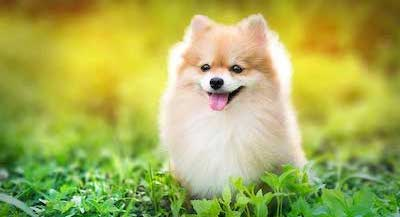
#> input picture dog.jpg, 400 x 217 px
$ python opencv_basics_grayscale.py
#> lines starting #> are read from the running program, lines starting #| are printed output that depends on the picture; after the words box and inside, x2 and y2 are one past the last pixel; in counts of white or black regions, pixels touching at a corner belong together
'''
OpenCV Basics - Greyscale Exercises
'''
import cv2
import math

def pixel_count(GS_image: list)-> int:
    """ Calculates the total number of pixels in an image.

    Args:
        GS_image (list): A grayscale image of 8-bit integers.

    Returns:
        int: The number of pixels in an image.
    """
    # WRITE YOUR CODE HERE.

    return(len(GS_image) * len(GS_image[0]))

    # END OF FUNCTION.

def average_pixel_value(GS_image: list) -> int:
    """ Calculates the average pixel value of a grayscale image.

    Args:
        GS_image (list): A grayscale image of 8-bit integers.

    Returns:
        int: Average pixel value (truncated) in the image (Range of 0-255).
    """
    # WRITE YOUR CODE HERE.

    totalpixel = 0
    totalcount = 0
    for r, row in enumerate(GS_image):
        for c, value in enumerate(row):
            totalpixel+=value
            totalcount +=1

    avg = math.trunc(totalpixel/totalcount)
    return(avg)

    # END OF FUNCTION.

def to_BW(GS_image: list)-> list:
    """ Converts a grayscale image to a black and white image.
        If the pixel value in the original image is strictly greater than 128,
        set the pixel to 255. Otherwise, set the pixel to 0.

        Notes:
            - You may NOT use any thresholding functions provided by OpenCV to do this.
            - Be careful not to modify the original image!

    Args:
        GS_image (list): A grayscale image of 8-bit integers.

    Returns:
        image (list): The black and white image.
    """
    # WRITE YOUR CODE HERE.
    new_image = GS_image.copy()

    for r, row in enumerate(GS_image):
        for c, value in enumerate(row):
            if value > 128:
                new_image[r][c] = 255
            else:
                new_image[r][c] = 0

    return(new_image)
    # END OF FUNCTION.

def image_average_grayscale(GS_image1:list, GS_image2:list)-> list:
    """ Averages the pixels of the two grayscale input images by adding up the two input
        images on a per pixel basis and dividing them by two (truncated).

        Notes:
            - You may assume image1 and image2 are the SAME size.
            - Be careful not to modify the original image!
            - Be careful to avoid integer overflow!

    Args:
        GS_image1 (list): A grayscale image represented in an array of 8-bit integers.
        GS_image2 (list): A grayscale image represented in an array of 8-bit integers.

    Returns:
        image3 (list): An image which is the average of image1 and image2.

    """
    # WRITE YOUR CODE HERE.
    image3 = GS_image1.copy()

    for r, row in enumerate(GS_image1):
        for c, value in enumerate(row):
            image3[r][c] = (int(value)+int(GS_image2[r][c]))/2
    return(image3)
    # END OF FUNCTION.

def flip_horizontal_grayscale(GS_image:list)->list:
    """ Flips the input image across the horizontal axis. This can be interpreted as
    switching the first and last column of the image, the second and second to last column, and so on.

    Note: Be careful not to modify the original image!

    Args:
        GS_image (list): A grayscale image represented in an array of 8-bit integers.

    Returns:
        image (list): The horizontally flipped image.

    """
    # WRITE YOUR CODE HERE.
    image2 = GS_image.copy()

    for r, row in enumerate(GS_image):
        for c, value in enumerate(row):
            oppval = (len(GS_image[0])-c)-1
            image2[r][c] = GS_image[r][oppval]


    return(image2)
    # END OF FUNCTION.

def histogram_grayscale(GS_image:list)->list:
    """ Counts the number of pixels of each value (0 -> 255) in the grayscale image

    Args:
        GS_image (list): A grayscale image represented in an array of 8-bit integers.

    Returns:
        list: A list with 256 elements, where the value of the ith element represents the ith value count

    """
    # WRITE YOUR CODE HERE.
    count = []
    tempdict = {}
    for i in range(0,256):
        count.append(i)
        tempdict[i] = 0

    for r, row in enumerate(GS_image):
        for c, value in enumerate(row):
            tempdict[value] += 1

    for i in range(0,256):
        count[i] = tempdict[i]

    return(count)
    # END OF FUNCTION.

if __name__ == '__main__':
    image1_location='dog.jpg' #400 × 217 pixels
    image2_location='dog2.jpg' #400 × 217 pixels
    img = cv2.imread(image1_location, cv2.IMREAD_GRAYSCALE) #Value/Luminosity
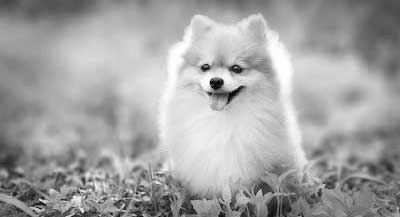
#> img: shape (217, 400); min 0, max 255, mean 163.1
    cv2.imshow(f'{image1_location} - original', img)
    img2 = cv2.imread(image2_location, cv2.IMREAD_GRAYSCALE) #Value/Luminosity
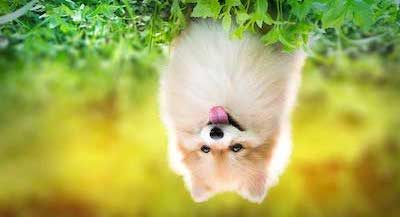
#> input picture dog2.jpg, 400 x 217 px
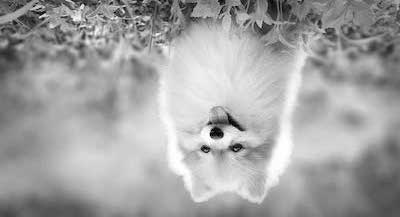
#> img2: shape (217, 400); min 0, max 255, mean 163


    print(f'Pixel Count: {pixel_count(img)}')
#| Pixel Count: 86800
    print(f'Average Pivel Value: {average_pixel_value(img)}')
#> after the loop in average_pixel_value, `for r, row in enumerate(GS_image):`: totalcount = 86800; totalpixel = 14153473
#> in average_pixel_value, `avg = math.trunc(totalpixel/totalcount)`: avg = 163
#| Average Pivel Value: 163
    #cv2.imwrite("BW.jpg", to_BW(img))
    cv2.imshow(f'{image1_location} - to_BW', to_BW(img))
#> after the loop in to_BW, `for r, row in enumerate(GS_image):`:
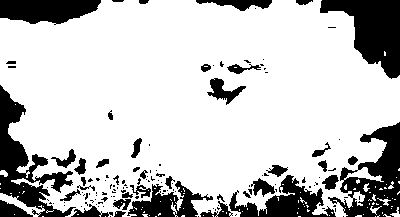
#> new_image: shape (217, 400); 77.7% white; 134 black regions (92 under 20 px), largest, box (x1, y1, x2, y2) and area: (320, 0, 400, 79) 3412, (0, 85, 76, 217) 3298, (328, 122, 400, 217) 3154
    #cv2.imwrite("Averaged.jpg", image_average_grayscale(img, img2))
    cv2.imshow(f'{image1_location} v. {image2_location} - average_grayscale', image_average_grayscale(img, img2))
#> after the loop in image_average_grayscale, `for r, row in enumerate(GS_image1):`:
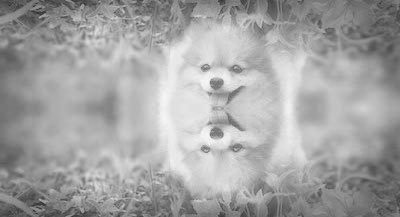
#> image3: shape (217, 400); min 46, max 247, mean 162.8
    #cv2.imwrite("Flipped.jpg", flip_horizontal_grayscale(img))
    cv2.imshow(f'{image1_location} - flip_horizontal_grayscale', flip_horizontal_grayscale(img))
#> after the loop in flip_horizontal_grayscale, `for r, row in enumerate(GS_image):`:
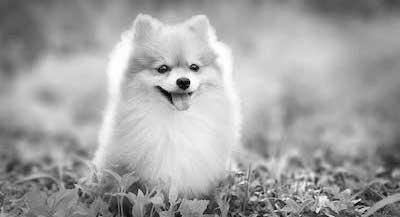
#> image2: shape (217, 400); min 0, max 255, mean 163.1
    print(f'Grayscale Histogram: {histogram_grayscale(img)}')
#> after the loop in histogram_grayscale, `for r, row in enumerate(GS_image):`: tempdict = 256 items
#> after the loop in histogram_grayscale, `for i in range(0,256):`: count = 256 values, max 905 at index 206, min 1 at index 3, mean 339.1
#> (printed output is left out)

    cv2.waitKey()
    cv2.destroyAllWindows()
